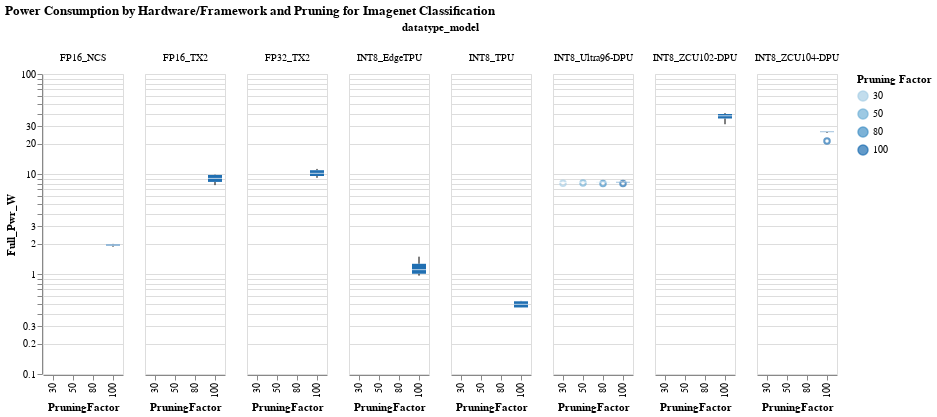

Notebook code cell kept with this figure:
### Code cell
#hide_input
#%run scripts/altair_plots.py  #run the plot script if it wasn't previously run
boxplot(df=imagenet_df, xaxis='PruningFactor', yaxis="Full_Pwr_W", color_col= 'PruningFactor', facet_column='datatype_model' , title="Power Consumption by Hardware/Framework and Pruning for Imagenet Classification")
